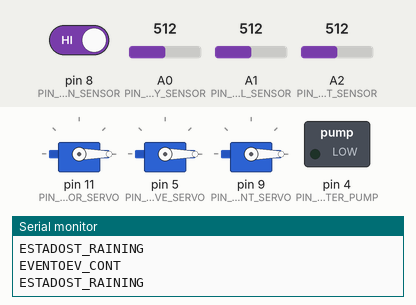
This sketch was run on a simulated Arduino Uno, built with avr-gcc and run on an emulated ATmega328P. On the bench: 3 × servo, switched loads named in the sketch (green lamp = pin HIGH), the last lines printed to the serial monitor. Inputs (shaded band) come from the test bench; at power-on: A1 (PIN_WATER_LEVEL_SENSOR) = 512, A2 (PIN_LIGHT_SENSOR) = 512, pin 8 (PIN_RAIN_SENSOR) HIGH, A0 (PIN_HUMIDITY_SENSOR) = 512.

Above: at 1.2 s.
1.3 s: A1 (PIN_WATER_LEVEL_SENSOR) set to 390
At 2.7 s:
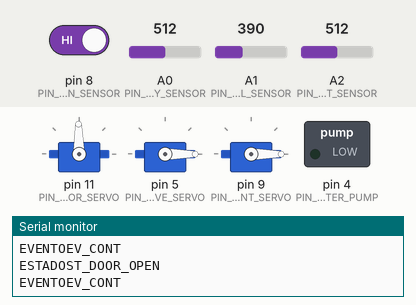
5.8 s: A2 (PIN_LIGHT_SENSOR) set to 989
8.8 s: A2 (PIN_LIGHT_SENSOR) set to 1008
10.4 s: pin 8 (PIN_RAIN_SENSOR) driven LOW
At 11.2 s:
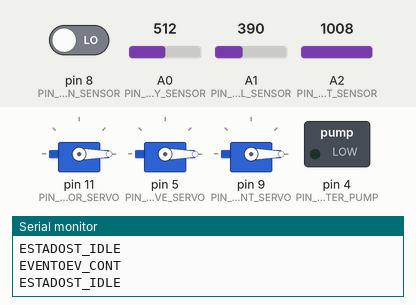
Timing chart, 0 to 13.4 s (numbered marks = the images above; inputs shaded):
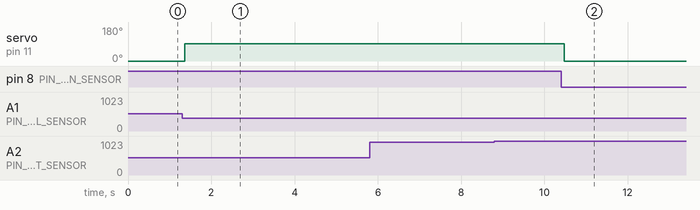

The sketch:

main.ino
```cpp
#include <Servo.h>
#include <SoftwareSerial.h>

// Bits setup for TIMER2 interruptions
#define cbi(sfr, bit) (_SFR_BYTE(sfr) &= ~_BV(bit))
#define sbi(sfr, bit) (_SFR_BYTE(sfr) |= _BV(bit))

// Interruptions counter
#define howManyInterrupts  31 * 10

// -------------------- Sensors' state --------------------
#define OK_STATE_SENSOR                            108
#define ERROR_STATE_SENSOR                         666
// ----------------------------------------------

// -------------------- Thresholds --------------------
#define THRESHOLD_TIMEOUT                   10

#define THRESHOLD_LOW_HUMIDITY                          1000
#define THRESHOLD_HIGH_HUMIDITY                         400

#define LOW_LIGHT                                       1

#define THRESHOLD_NO_WATER                              900
#define THRESHOLD_LOW_WATER                             500
#define THRESHOLD_HIGH_WATER                            380

#define RAIN_SENSOR_HIGH                                1

// -------------------- Servomotors' spin angle --------------------
#define SERVO_STARTING_ANGLE                            0
#define OPENED_TANK_DOOR_ANGLE                          91
#define CLOSED_TANK_DOOR_ANGLE                          -90
#define OPENED_DRAINAGE_VALVE_ANGLE                     91
#define CLOSED_DRAINAGE_VALVE_ANGLE                     -90
#define WATER_MOVEMENT_ANGLE                            90
#define WATER_MOVEMENT_MAX_ANGLE                        90

//-------------------- Commands --------------------

#define ACTIONS_DRAIN                                   "ACD"
#define SENSORS_VALUE_LIGHT                             "SVL"
#define SENSORS_VALUE_WATER_LEVEL                       "SVW"


// -------------------- Sensors --------------------
#define MAX_SENSORS_AMOUNT                              5
#define SENSOR_HUMIDITY                                 0
#define SENSOR_LIGHT                                    1
#define SENSOR_WATER_LEVEL                              2
#define SENSOR_RAIN                                     3
#define SENSOR_DRAINAGE                                 4

// -------------------- Pins --------------------
#define PIN_HUMIDITY_SENSOR                             A0
#define PIN_WATER_LEVEL_SENSOR                          A1
#define PIN_WATER_PUMP                                  4
#define PIN_DRAINAGE_VALVE_SERVO                        5
#define PIN_TX_BLUETOOTH                                6
#define PIN_RX_BLUETOOTH                                7
#define PIN_RAIN_SENSOR                                 8
#define PIN_WATER_MOVEMENT_SERVO                        9
#define PIN_TANK_DOOR_SERVO                             11
#define PIN_LIGHT_SENSOR                                A2


// -------------------- Sensor structure --------------------
struct stSensor
{
  int pin;
  int state;
  long currentValue;
  long prevValue;
};
stSensor sensors[MAX_SENSORS_AMOUNT];

// -------------------- States & events --------------------
enum states          { ST_INIT  , ST_IDLE  , ST_LOW_HUMIDITY  , ST_LOW_LIGHT  , ST_WATERING  , ST_RAINING  , ST_DOOR_OPEN  , ST_DRAINING  , ST_NO_WATER  , ST_ERROR  } currentState;
String states_s [] = { "ST_INIT", "ST_IDLE", "ST_LOW_HUMIDITY", "ST_LOW_LIGHT", "ST_WATERING", "ST_RAINING", "ST_DOOR_OPEN", "ST_DRAINING", "ST_NO_WATER", "ST_ERROR"};

enum events          { EV_CONT  ,  EV_LOW_HUMIDITY  , EV_MEDIUM_HUMIDITY  , EV_HIGH_HUMIDITY  , EV_NIGHTFALL  , EV_MORNING  , EV_NO_WATER  , EV_LOW_WATER  , EV_MEDIUM_WATER  , EV_HIGH_WATER  , EV_RAINING  , EV_NOT_RAINING  , EV_DRAINAGE  , EV_STOP_DRAINAGE  , EV_TIMEOUT  , EV_UNKNOWN  } newEvent;
String events_s [] = { "EV_CONT",  "EV_LOW_HUMIDITY", "EV_MEDIUM_HUMIDITY", "EV_HIGH_HUMIDITY", "EV_NIGHTFALL", "EV_MORNING", "EV_NO_WATER", "EV_LOW_WATER", "EV_MEDIUM_WATER", "EV_HIGH_WATER", "EV_RAINING", "EV_NOT_RAINING", "EV_DRAINAGE", "EV_STOP_DRAINAGE", "EV_TIMEOUT", "EV_UNKNOWN"};

#define MAX_STATES 10
#define MAX_EVENTS 16

typedef void (*transition)();


// -------------------- Global variables --------------------
bool timeout;
long lct;
bool moveWater = false;
int rotatingOffset = 45;
Servo tankDoorServo;
Servo waterMovementServo;
Servo drainageValveServo;
SoftwareSerial BTSerial(PIN_RX_BLUETOOTH, PIN_TX_BLUETOOTH);

// -------------------- Setup functions --------------------
void setPinModes()
{
  pinMode(PIN_WATER_PUMP, OUTPUT);
  pinMode(PIN_RAIN_SENSOR, INPUT);
  pinMode(PIN_TANK_DOOR_SERVO, OUTPUT);
  pinMode(PIN_DRAINAGE_VALVE_SERVO, OUTPUT);
  pinMode(PIN_WATER_MOVEMENT_SERVO, OUTPUT);
}

void setSensors()
{
  sensors[SENSOR_HUMIDITY].pin      = PIN_HUMIDITY_SENSOR;
  sensors[SENSOR_HUMIDITY].state    = OK_STATE_SENSOR;

  sensors[SENSOR_LIGHT].pin         = PIN_LIGHT_SENSOR;
  sensors[SENSOR_LIGHT].state       = OK_STATE_SENSOR;

  sensors[SENSOR_WATER_LEVEL].pin   = PIN_WATER_LEVEL_SENSOR;
  sensors[SENSOR_WATER_LEVEL].state = OK_STATE_SENSOR;

  sensors[SENSOR_RAIN].pin          = PIN_RAIN_SENSOR;
  sensors[SENSOR_RAIN].state        = OK_STATE_SENSOR;
}

void attachServos()
{
  // Initial positions
  tankDoorServo.write(SERVO_STARTING_ANGLE);
  drainageValveServo.write(SERVO_STARTING_ANGLE);
  waterMovementServo.write(SERVO_STARTING_ANGLE);

  tankDoorServo.attach(PIN_TANK_DOOR_SERVO);
  drainageValveServo.attach(PIN_DRAINAGE_VALVE_SERVO);
  waterMovementServo.attach(PIN_WATER_MOVEMENT_SERVO);
}

void configHWTimerInterruptions()
{
  // Setup TIMER2
  TIMSK2 = 0;
  cbi(ASSR, AS2);

  // Clean registers
  TCCR2B = 0;
  TCCR2A = 0;
  TCNT2 = 0;

  sbi(TCCR2A, WGM20);

  sbi(TCCR2B, WGM22);

  // Set timer bits
  sbi(TCCR2B,CS22);
  sbi(TCCR2B,CS21);
  sbi(TCCR2B,CS20);

  OCR2A = 252;

  // Allow timer
  sbi(TIMSK2,TOIE2);
}

void configSWTimerInterruptions()
{
  timeout = false;
  lct     = millis();
}

void initialSetup()
{
  Serial.begin(9600);
  BTSerial.begin(9600);

  setPinModes();
  setSensors();
  attachServos();
  configHWTimerInterruptions();
  configSWTimerInterruptions();

  // Initialize starting state
  currentState = ST_INIT;
}

// -------------------- Reading functions --------------------
long readHumiditySensor()
{
  return analogRead(PIN_HUMIDITY_SENSOR);
}

long readLightSensor()
{
  if(analogRead(PIN_LIGHT_SENSOR) > 1000) {
    return 0;
  } else {
    return 1;
  }
}

long readWaterLevelSensor()
{
  return analogRead(PIN_WATER_LEVEL_SENSOR);
}

int readRainSensor()
{
  return digitalRead(PIN_RAIN_SENSOR);
}

bool compareString(const String& receivedString, const String& targetString) {
  return receivedString.equals(targetString);
}

String readCommand(){
  String cmd = BTSerial.readStringUntil('\n');
  cmd.trim();
  return cmd;
}

void sendBTInformation(String value){
  BTSerial.println(value);
}


// -------------------- Servo movement functions --------------------
void setTankDoorServo(int angle)
{
  tankDoorServo.write(angle);
}

void setDrainageValveServo(int angle)
{
  drainageValveServo.write(angle);
}

void setWaterMovementServo(int angle)
{
  waterMovementServo.write(WATER_MOVEMENT_ANGLE + angle);
}

// -------------------- Sensor checking functions --------------------
bool checkHumiditySensorState()
{
  sensors[SENSOR_HUMIDITY].currentValue = readHumiditySensor();

  int currentValue = sensors[SENSOR_HUMIDITY].currentValue;
  int prevValue = sensors[SENSOR_HUMIDITY].prevValue;

  if (currentValue != prevValue)
  {
    sensors[SENSOR_HUMIDITY].prevValue = currentValue;

    if (currentValue >= THRESHOLD_LOW_HUMIDITY)
    {
      newEvent = EV_LOW_HUMIDITY;
    }
    else if (currentValue > THRESHOLD_HIGH_HUMIDITY && currentValue <= THRESHOLD_LOW_HUMIDITY )
    {
      newEvent = EV_MEDIUM_HUMIDITY;
    }
    else if (currentValue <= THRESHOLD_HIGH_HUMIDITY)
    {
      newEvent = EV_HIGH_HUMIDITY;
    }

    return true;
  }

  return false;
}

bool checkRainSensorState()
{
  sensors[SENSOR_RAIN].currentValue = readRainSensor();

  int currentValue = sensors[SENSOR_RAIN].currentValue;
  int prevValue = sensors[SENSOR_RAIN].prevValue;

  if (currentValue != prevValue)
  {
    sensors[SENSOR_RAIN].prevValue = currentValue;

    if (currentValue == RAIN_SENSOR_HIGH)
    {
      newEvent = EV_RAINING;
    }
    else
    {
      newEvent = EV_NOT_RAINING;
    }

    return true;
  }

  return false;
}

bool checkLightSensorState()
{
  sensors[SENSOR_LIGHT].currentValue = readLightSensor();

  int currentValue = sensors[SENSOR_LIGHT].currentValue;
  int prevValue = sensors[SENSOR_LIGHT].prevValue;

  if (currentValue != prevValue)
  {
    sensors[SENSOR_LIGHT].prevValue = currentValue;

    if (currentValue == LOW_LIGHT)
    {
      newEvent = EV_NIGHTFALL;
    }
    else
    {
      newEvent = EV_MORNING;
    }

    return true;
  }

  return false;
}

bool checkWaterLevelSensorState()
{
  sensors[SENSOR_WATER_LEVEL].currentValue = readWaterLevelSensor();

  int currentValue = sensors[SENSOR_WATER_LEVEL].currentValue;
  int prevValue = sensors[SENSOR_WATER_LEVEL].prevValue;

  if (currentValue != prevValue)
  {
    sensors[SENSOR_WATER_LEVEL].prevValue = currentValue;

    if (currentValue >= THRESHOLD_NO_WATER)
    {
      newEvent = EV_NO_WATER;
      moveWater = false;

    }
    else if (currentValue < THRESHOLD_NO_WATER && currentValue >= THRESHOLD_LOW_WATER)
    {
      newEvent = EV_LOW_WATER;
      moveWater = false;
    }
    else if ((currentValue < THRESHOLD_LOW_WATER) && (currentValue > THRESHOLD_HIGH_WATER))
    {
      newEvent = EV_MEDIUM_WATER;
      moveWater = true;
    }
    else if (currentValue <= THRESHOLD_HIGH_WATER)
    {
      newEvent = EV_HIGH_WATER;
      moveWater = true;
    }

    return true;
  }

  return false;
}

bool checkBluetoothCommands()
{
  String cmd;
  BTSerial.flush();

    if(BTSerial.available()){
      cmd = readCommand();
      Serial.print(cmd);
      if(compareString(cmd, ACTIONS_DRAIN)){
        newEvent = EV_DRAINAGE;
        return true;
      }else if(compareString(cmd,SENSORS_VALUE_LIGHT)){
        newEvent = EV_CONT;
        long value = readLightSensor();
        String info = "L@" + (String)value;
        sendBTInformation(info);
        return true;
      }else if(compareString(cmd, SENSORS_VALUE_WATER_LEVEL)){
        newEvent = EV_CONT;
        Serial.println("Leyendo sensor agua");
        long value = readWaterLevelSensor();
        String info = "W@" + (String)value;
        sendBTInformation(info);
        return true;
      }
    }

  return false;
}

bool checkAllSensors()
{
  return (checkBluetoothCommands() == true) || (checkHumiditySensorState() == true) || (checkLightSensorState() == true) || (checkWaterLevelSensorState() == true) || (checkRainSensorState() == true);
}


// -------------------- New event functions --------------------
void getNewEvent()
{
  long ct = millis();
  int  difference = (ct - lct);
  timeout = (difference > THRESHOLD_TIMEOUT)? (true):(false);

  if (timeout)
  {
    timeout = false;
    lct     = ct;

    if (checkAllSensors())
    {
      return;
    }
  }

  // Dummy event
  newEvent = EV_CONT;
}

// -------------------- Error & void functions --------------------
void error()
{
  Serial.println("There was an error. Please reset Arduino.");
}

void none()
{
}

void initConfig()
{
  currentState = ST_IDLE;
}

// -------------------- State change functions --------------------
void lowSunlight()
{
  currentState = ST_LOW_LIGHT;
}

void highSunlight()
{
  digitalWrite(PIN_WATER_PUMP, LOW);
  currentState = ST_IDLE;
}

void lowHumidity()
{
  currentState = ST_LOW_HUMIDITY;
}

void mediumHumidity()
{
  currentState = ST_IDLE;
}

void highHumidity()
{
  digitalWrite(PIN_WATER_PUMP, LOW);
  currentState = ST_IDLE;
}

void lowWater()
{
  digitalWrite(PIN_WATER_PUMP, LOW);
  currentState = ST_IDLE;
}

void mediumWater()
{
  currentState = ST_IDLE;
}

void highWater()
{
  currentState = ST_WATERING;
}

void raining()
{
  digitalWrite(PIN_WATER_PUMP, LOW);
  currentState = ST_RAINING;
}

void notRaining()
{
  setTankDoorServo(CLOSED_TANK_DOOR_ANGLE);
  currentState = ST_IDLE;
}

void openTankDoor()
{
  setTankDoorServo(OPENED_TANK_DOOR_ANGLE);
  currentState = ST_DOOR_OPEN;
}

void closeTankDoor()
{
  setTankDoorServo(CLOSED_TANK_DOOR_ANGLE);
  currentState = ST_RAINING;
}

void closeTankDoorRainStopped()
{
  setTankDoorServo(CLOSED_TANK_DOOR_ANGLE);
  currentState = ST_IDLE;
}

void watering()
{
  digitalWrite(PIN_WATER_PUMP, HIGH);
  currentState = ST_WATERING;
}

void draining()
{
  setDrainageValveServo(OPENED_DRAINAGE_VALVE_ANGLE);
  currentState = ST_DRAINING;
}

void stopDraining()
{
  setDrainageValveServo(CLOSED_DRAINAGE_VALVE_ANGLE);
  currentState = ST_IDLE;
}

void noWater()
{
  digitalWrite(PIN_WATER_PUMP, LOW);
  currentState = ST_NO_WATER;
}


transition stateTable[MAX_STATES][MAX_EVENTS] =
{
      {initConfig , error           , error               , error             , error         , error         , none          , error         , error           , error         , none        , none                      , error       , error             , none        , none        } , // state ST_INIT
      {none       , lowHumidity     , mediumHumidity      , highHumidity      , lowSunlight   , highSunlight  , noWater       , highSunlight  , none            , none          , raining     , none                      , draining    , none              , none        , none        } , // state ST_IDLE
      {none       , lowHumidity     , mediumHumidity      , highHumidity      , lowSunlight   , highSunlight  , noWater       , none          , none            , none          , raining     , none                      , draining    , none              , none        , none        } , // state ST_LOW_HUMIDITY
      {none       , none            , mediumHumidity      , highHumidity      , none          , highSunlight  , noWater       , none          , none            , highWater     , raining     , none                      , draining    , none              , none        , none        } , // state ST_LOW_LIGHT
      {none       , watering        , none                , highHumidity      , watering      , highSunlight  , noWater       , lowWater      , none            , watering      , raining     , none                      , none        , none              , none        , none        } , // state ST_WATERING
      {none       , none            , none                , none              , none          , none          , openTankDoor  , openTankDoor  , openTankDoor    , closeTankDoor , raining     , notRaining                , none        , none              , none        , none        } , // state ST_RAINING
      {none       , none            , none                , none              , none          , none          , none          , none          , none            , closeTankDoor , none        , closeTankDoorRainStopped  , none        , none              , none        , none        } , // state ST_DOOR_OPEN
      {none       , none            , none                , none              , none          , none          , stopDraining  , none          , none            , none          , none        , none                      , draining    , stopDraining      , none        , none        } , // state ST_DRAINING
      {none       , none            , none                , none              , none          , none          , noWater       , lowWater      , mediumWater     , highWater     , raining     , none                      , none        , none              , none        , none        } , // state ST_NO_WATER
      {error      , error           , error               , error             , error         , error         , error         , error         , error           , error         , error       , error                     , error       , error             , error       , error       }   // state ST_ERROR
     //EV_CONT    , EV_LOW_HUMIDITY , EV_MEDIUM_HUMIDITY  , EV_HIGH_HUMIDITY  , EV_NIGHTFALL  , EV_MORNING    , EV_NO_WATER   , EV_LOW_WATER  , EV_MEDIUM_WATER , EV_HIGH_WATER , EV_RAINING  , EV_NOT_RAINING            , EV_DRAINAGE , EV_STOP_DRAINAGE  , EV_TIMEOUT  , EV_UNKNOWN
};

// -------------------- State machine --------------------
void automaticWateringStateMachine()
{
  getNewEvent();

  Serial.print("ESTADO");
  Serial.println(states_s[currentState]);

  Serial.print("EVENTO");
  Serial.println(events_s[newEvent]);

  if ((newEvent >= 0) && (newEvent < MAX_EVENTS) && (currentState >= 0) && (currentState < MAX_STATES))
  {
    stateTable[currentState][newEvent]();
  }

  newEvent = EV_CONT;
}

// -------------------- TIMER2 interruption handler --------------------
int counterICQ = 0;
int offset = 0;
ISR(TIMER2_OVF_vect)
{
  counterICQ++;
  if(counterICQ == howManyInterrupts) {
    counterICQ = 0;
    if(moveWater)
    {
      setWaterMovementServo(offset);
      offset += rotatingOffset;
      if(offset == WATER_MOVEMENT_MAX_ANGLE)
      {
        offset = -offset;
      }
    }
  }
}


// -------------------- Arduino functions --------------------
void setup()
{
  initialSetup();
}


void loop()
{
  automaticWateringStateMachine();
}
```

Measured:
- after the input at 1.3 s, servo on pin 11 (PIN_TANK_DOOR_SERVO): 0° → 91° after 0.06 s
- after the input at 10.4 s, servo on pin 11 (PIN_TANK_DOOR_SERVO): 91° → 0° after 0.07 s
